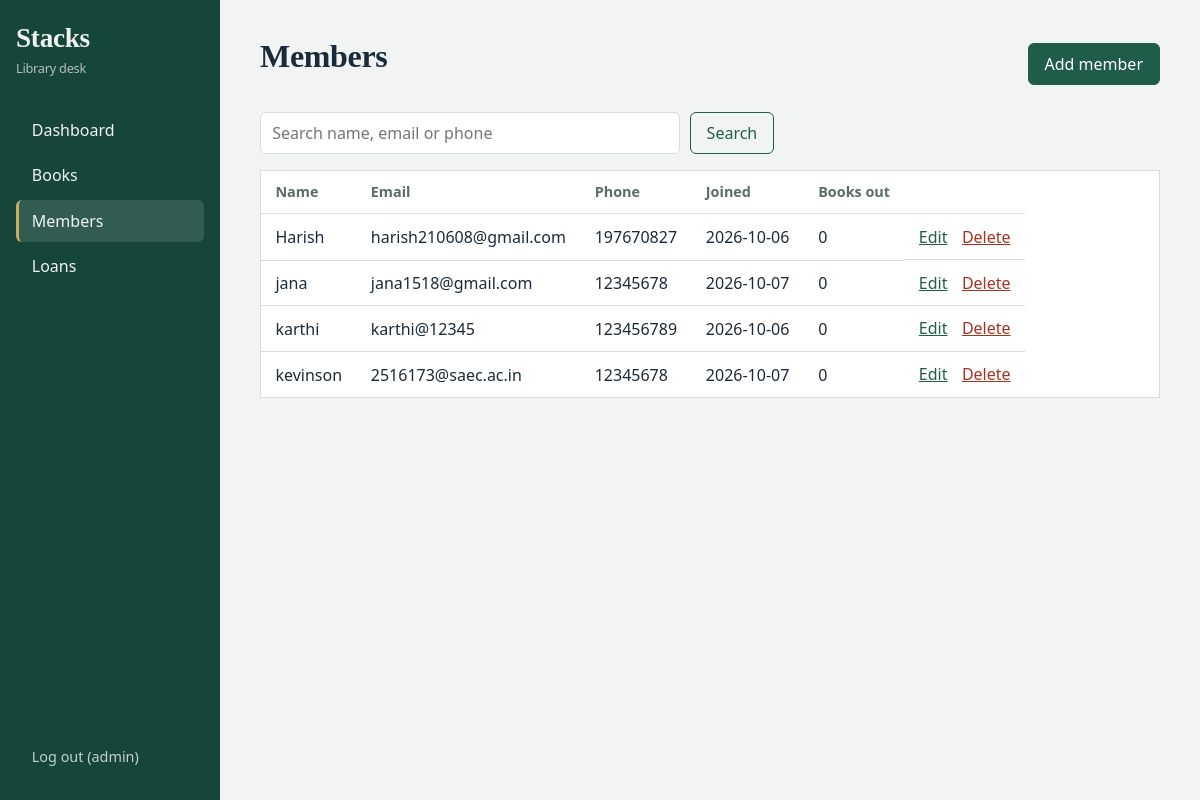
/members (signed in), run on the app's committed database.
### tables this page shows
CREATE TABLE members (
  id INTEGER PRIMARY KEY AUTOINCREMENT,
  name TEXT NOT NULL,
  email TEXT,
  phone TEXT,
  joined TEXT DEFAULT CURRENT_DATE
);

### app.py (the view)
@app.route("/members")
@login_required
def members():
    q = request.args.get("q", "").strip()
    like = f"%{q}%"
    rows = get_db().execute("""SELECT members.*,
        (SELECT COUNT(*) FROM loans WHERE member_id = members.id AND returned IS NULL) AS active
        FROM members WHERE name LIKE ? OR email LIKE ? OR phone LIKE ? ORDER BY name""",
        (like, like, like)).fetchall()
    return render_template("members.html", members=rows, q=q)

### app.py (called while the page is built)
def get_db():
    if "db" not in g:
        g.db = sqlite3.connect(DB)
        g.db.row_factory = sqlite3.Row
        g.db.execute("PRAGMA foreign_keys = ON")
    return g.db

def login_required(view):
    @wraps(view)
    def wrapped(*a, **kw):
        if "user" not in session:
            return redirect(url_for("login"))
        return view(*a, **kw)
    return wrapped

### templates/members.html (shortened to what this page needs)
{% extends "base.html" %}
{% block content %}
<div class="head"><h1>Members</h1><a class="btn" href="{{ url_for('add_member') }}">Add member</a></div>
<form class="search" method="get"><input name="q" value="{{ q }}" placeholder="Search name, email or phone"><button class="btn ghost">Search</button></form>
{% if members %}
<table>
  <tr><th>Name</th><th>Email</th><th>Phone</th><th>Joined</th><th>Books out</th><th></th></tr>
  {% for m in members %}
  <tr>
    <td>{{ m.name }}</td><td>{{ m.email }}</td><td>{{ m.phone }}</td><td>{{ m.joined }}</td><td>{{ m.active }}</td>
    <td class="acts">
      <a href="{{ url_for('edit_member', id=m.id) }}">Edit</a>
      <form method="post" action="{{ url_for('delete_member', id=m.id) }}" onsubmit="return confirm('Delete this member?')"><button class="link danger">Delete</button></form>
    </td>
  </tr>
  {% endfor %}
</table>
{% else %}<p class="empty">No members found. Add the first one.</p>{% endif %}
{% endblock %}

### templates/base.html (shortened to what this page needs)
<!doctype html>
<html lang="en">
<head>
  <link rel="stylesheet" href="{{ url_for('static', filename='style.css') }}">
</head>
<body>
{% if session.user %}
<aside class="side">
  <div class="brand">Stacks<small>Library desk</small></div>
  <nav>
    <a href="{{ url_for('dashboard') }}" class="{{ 'on' if request.endpoint == 'dashboard' }}">Dashboard</a>
    <a href="{{ url_for('books') }}" class="{{ 'on' if 'book' in request.endpoint and request.endpoint != 'return_book' }}">Books</a>
    <a href="{{ url_for('members') }}" class="{{ 'on' if 'member' in request.endpoint }}">Members</a>
    <a href="{{ url_for('loans') }}" class="{{ 'on' if request.endpoint in ('loans','issue','return_book') }}">Loans</a>
  </nav>
  <a class="out" href="{{ url_for('logout') }}">Log out ({{ session.user }})</a>
</aside>
{% endif %}
<main class="{{ 'with-side' if session.user }}">
  {% block content %}{% endblock %}
</main>
</body>
</html>

### static/style.css (style rules this page uses)
:root { --ink:#1b2a38; --paper:#f2f4f3; --card:#fff; --line:#d8dedb; --green:#1f5c4a; --green-d:#16453a; --brass:#b08a3e; --red:#a8321f; --muted:#5d6b66; }
* { box-sizing:border-box }
body { margin:0;background:var(--paper);color:var(--ink);font:16px/1.5 system-ui,-apple-system,"Segoe UI",sans-serif }
h1,h2,.brand { font-family:Georgia,"Times New Roman",serif;font-weight:600;letter-spacing:-.01em }
h1 { font-size:2rem;margin:0 0 1rem }
a { color:var(--green) }
.side { position:fixed;inset:0 auto 0 0;width:220px;background:#16453a;color:#f2f4f3;display:flex;flex-direction:column;padding:1.5rem 1rem }
.brand { font-size:1.7rem;margin-bottom:2rem;display:flex;flex-direction:column;line-height:1.1 }
.brand small { font:.8rem system-ui,sans-serif;opacity:.7;margin-top:.3rem }
.side nav { display:flex;flex-direction:column;gap:.25rem;flex:1 }
.side a { color:#f2f4f3;text-decoration:none;padding:.55rem .8rem;border-radius:6px;border-left:3px solid transparent }
.side nav a.on { background:rgba(255,255,255,.12);border-left-color:#d1ab5c }
.side .out { font-size:.9rem;opacity:.8 }
main { max-width:1000px;margin:0 auto;padding:2rem 1.25rem }
main.with-side { margin-left:220px;max-width:none;padding:2rem 2.5rem }
.head { display:flex;justify-content:space-between;align-items:center;gap:1rem }
.btn { display:inline-block;background:var(--green);color:#fff;border:1px solid var(--green);padding:.5rem 1rem;border-radius:6px;font:inherit;text-decoration:none;cursor:pointer }
.btn.ghost { background:transparent;color:var(--green) }
.link { background:none;border:0;padding:0;font:inherit;color:var(--green);cursor:pointer;text-decoration:underline }
.link.danger { color:var(--red) }
table { width:100%;border-collapse:collapse;background:var(--card);border:1px solid var(--line);display:block;overflow-x:auto }
th,td { text-align:left;padding:.65rem .9rem;border-bottom:1px solid var(--line);white-space:nowrap }
th { font-weight:600;color:var(--muted);font-size:.9rem }
tr:last-child td { border-bottom:0 }
.acts { display:flex;gap:.9rem;align-items:center }
.acts form,td form { margin:0 }
.search { display:flex;gap:.6rem;margin:1rem 0 }
input,select { font:inherit;padding:.5rem .7rem;border:1px solid var(--line);border-radius:6px;background:var(--card);color:var(--ink);width:100% }
.search input { max-width:420px }

### data on the page
members: name "Harish", email "harish210608@gmail.com", phone "197670827", joined "2026-10-06", active "0"
members: name "jana", email "jana1518@gmail.com", phone "12345678", joined "2026-10-07", active "0"
members: name "karthi", email "karthi@12345", phone "123456789", joined "2026-10-06", active "0"
members: name "kevinson", email "2516173@saec.ac.in", phone "12345678", joined "2026-10-07", active "0"

### other printed values
{{ session.user }} "admin"
